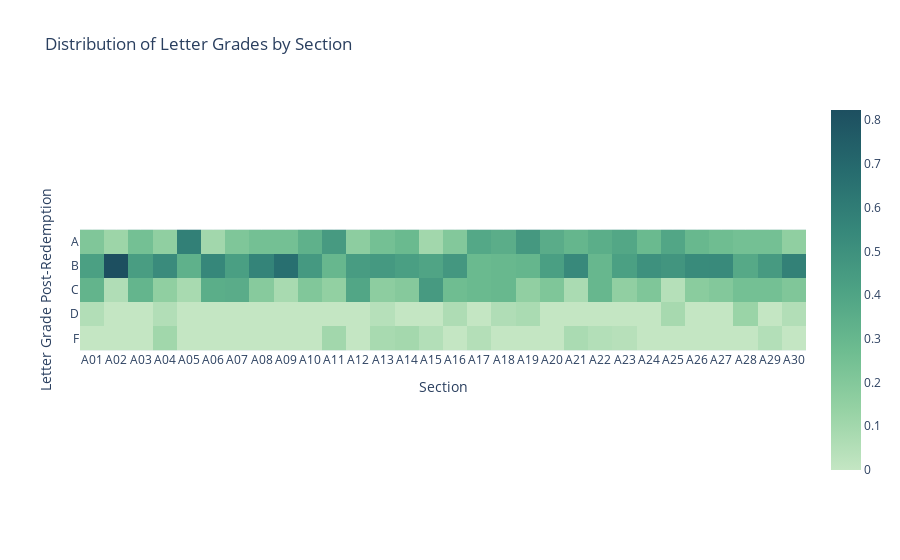

Notebook cell for this chart:
### Markdown cell above
Run the cell below to see your heatmap.

### Code cell
# Run this cell to see the result, and don't change this cell --- it is needed for the tests.
fig = letter_grade_heat_map(grades_analysis)
fig.show()

### Figure 1 — Plotly figure (JSON) as saved in the notebook; plotly's stock layout.template omitted (floating-point values rounded to 4 significant figures; data arrays with more than 128 entries replaced by an {"elided": "..."} marker saying what was removed)
{"data": [{"coloraxis": "coloraxis", "hovertemplate": "Section: %{x}<br>Letter Grade Post-Redemption: %{y}<br>color: %{z}<extra></extra>", "name": "0", "type": "heatmap", "x": ["A01", "A02", "A03", "A04", "A05", "A06", "A07", "A08", "A09", "A10", "A11", "A12", "A13", "A14", "A15", "A16", "A17", "A18", "A19", "A20", "A21", "A22", "A23", "A24", "A25", "A26", "A27", "A28", "A29", "A30"], "xaxis": "x", "y": ["A", "B", "C", "D", "F"], "yaxis": "y", "z": {"elided": "5x30 float values"}}], "layout": {"coloraxis": {"colorscale": [[0, "rgb(196, 230, 195)"], [0.1667, "rgb(150, 210, 164)"], [0.3333, "rgb(109, 188, 144)"], [0.5, "rgb(77, 162, 132)"], [0.6667, "rgb(54, 135, 122)"], [0.8333, "rgb(38, 107, 110)"], [1, "rgb(29, 79, 96)"]]}, "title": {"text": "Distribution of Letter Grades by Section"}, "xaxis": {"anchor": "y", "constrain": "domain", "domain": [0, 1], "scaleanchor": "y", "title": {"text": "Section"}}, "yaxis": {"anchor": "x", "autorange": "reversed", "constrain": "domain", "domain": [0, 1], "title": {"text": "Letter Grade Post-Redemption"}}}}
